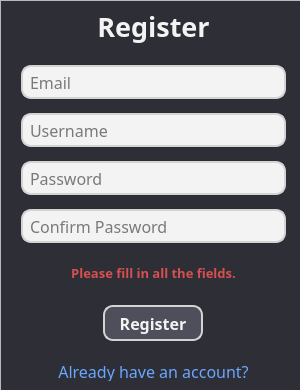
           <widget class="QFrame" name="registerFrame">
            <property name="enabled">
             <bool>true</bool>
            </property>
            <property name="minimumSize">
             <size>
              <width>300</width>
              <height>390</height>
             </size>
            </property>
            <property name="maximumSize">
             <size>
              <width>300</width>
              <height>390</height>
             </size>
            </property>
            <property name="styleSheet">
             <string notr="true">#registerFrame {
    background-color: #2d2e36;
    border: none;
}</string>
            </property>
            <property name="frameShape">
             <enum>QFrame::Shape::StyledPanel</enum>
            </property>
            <property name="frameShadow">
             <enum>QFrame::Shadow::Raised</enum>
            </property>
            <layout class="QGridLayout" name="gridLayout_8">
             <property name="leftMargin">
              <number>0</number>
             </property>
             <property name="topMargin">
              <number>0</number>
             </property>
             <property name="rightMargin">
              <number>0</number>
             </property>
             <property name="bottomMargin">
              <number>0</number>
             </property>
             <property name="spacing">
              <number>0</number>
             </property>
             <item row="0" column="0">
              <widget class="QFrame" name="registerVerticalFrame">
               <property name="minimumSize">
                <size>
                 <width>300</width>
                 <height>390</height>
                </size>
               </property>
               <property name="maximumSize">
                <size>
                 <width>300</width>
                 <height>390</height>
                </size>
               </property>
               <property name="styleSheet">
                <string notr="true">#registerVerticalFrame {
	background-color: #2d2e36;
	border: none;
}</string>
               </property>
               <layout class="QVBoxLayout" name="verticalLayout_32">
                <property name="spacing">
                 <number>5</number>
                </property>
                <property name="leftMargin">
                 <number>20</number>
                </property>
                <property name="topMargin">
                 <number>0</number>
                </property>
                <property name="rightMargin">
                 <number>15</number>
                </property>
                <property name="bottomMargin">
                 <number>10</number>
                </property>
                <item>
                 <widget class="QLabel" name="registerLabel">
                  <property name="minimumSize">
                   <size>
                    <width>0</width>
                    <height>50</height>
                   </size>
                  </property>
                  <property name="maximumSize">
                   <size>
                    <width>16777215</width>
                    <height>70</height>
                   </size>
                  </property>
                  <property name="font">
                   <font>
                    <family>Cairo</family>
                    <pointsize>-1</pointsize>
                    <bold>true</bold>
                   </font>
                  </property>
                  <property name="styleSheet">
                   <string notr="true">#registerLabel {
	background-color: #2d2e36;
	color: #f3f3f3;
    font-size: 27px;
    font-family: Cairo;
}</string>
                  </property>
                  <property name="text">
                   <string>Register</string>
                  </property>
                  <property name="alignment">
                   <set>Qt::AlignmentFlag::AlignCenter</set>
                  </property>
                  <property name="margin">
                   <number>0</number>
                  </property>
                 </widget>
                </item>
                <item>
                 <widget class="QFrame" name="registerLineEditsVerticalFrame">
                  <property name="minimumSize">
                   <size>
                    <width>265</width>
                    <height>200</height>
                   </size>
                  </property>
                  <property name="maximumSize">
                   <size>
                    <width>265</width>
                    <height>200</height>
                   </size>
                  </property>
                  <property name="styleSheet">
                   <string notr="true">#registerLineEditsVerticalFrame {
	background-color: #2d2e36;
	border: none;
}</string>
                  </property>
                  <layout class="QVBoxLayout" name="verticalLayout_33">
                   <property name="spacing">
                    <number>5</number>
                   </property>
                   <property name="leftMargin">
                    <number>0</number>
                   </property>
                   <property name="topMargin">
                    <number>0</number>
                   </property>
                   <property name="rightMargin">
                    <number>0</number>
                   </property>
                   <property name="bottomMargin">
                    <number>0</number>
                   </property>
                   <item>
                    <widget class="QLineEdit" name="registerEmailLineEdit">
                     <property name="sizePolicy">
                      <sizepolicy hsizetype="Expanding" vsizetype="Expanding">
                       <horstretch>0</horstretch>
                       <verstretch>0</verstretch>
                      </sizepolicy>
                     </property>
                     <property name="minimumSize">
                      <size>
                       <width>265</width>
                       <height>34</height>
                      </size>
                     </property>
                     <property name="maximumSize">
                      <size>
                       <width>16777215</width>
                       <height>34</height>
                      </size>
                     </property>
                     <property name="sizeIncrement">
                      <size>
                       <width>0</width>
                       <height>0</height>
                      </size>
                     </property>
                     <property name="font">
                      <font>
                       <family>Cairo</family>
                       <pointsize>-1</pointsize>
                      </font>
                     </property>
                     <property name="toolTip">
                      <string>&lt;html&gt;&lt;head/&gt;&lt;body&gt;&lt;p&gt;Enter a valid email address (e.g., name@example.com).&lt;/p&gt;&lt;/body&gt;&lt;/html&gt;</string>
                     </property>
                     <property name="styleSheet">
                      <string notr="true">#registerEmailLineEdit {
    background-color: #f3f3f3;
    border: 2px solid lightgray;
    border-radius: 10px; 
    padding: 0px 5px;
    color: black;
    font-size: 16px;
    font-family: Cairo;
}</string>
                     </property>
                     <property name="text">
                      <string/>
                     </property>
                     <property name="placeholderText">
                      <string>Email</string>
                     </property>
                    </widget>
                   </item>
                   <item>
                    <widget class="QLineEdit" name="registerUsernameLineEdit">
                     <property name="sizePolicy">
                      <sizepolicy hsizetype="Expanding" vsizetype="Expanding">
                       <horstretch>0</horstretch>
                       <verstretch>0</verstretch>
                      </sizepolicy>
                     </property>
                     <property name="minimumSize">
                      <size>
                       <width>265</width>
                       <height>34</height>
                      </size>
                     </property>
                     <property name="maximumSize">
                      <size>
                       <width>16777215</width>
                       <height>34</height>
                      </size>
                     </property>
                     <property name="sizeIncrement">
                      <size>
                       <width>0</width>
                       <height>0</height>
                      </size>
                     </property>
                     <property name="font">
                      <font>
                       <family>Cairo</family>
                       <pointsize>-1</pointsize>
                      </font>
                     </property>
                     <property name="toolTip">
                      <string>&lt;html&gt;&lt;head/&gt;&lt;body&gt;&lt;p&gt;Choose a username between 4 and 16 characters.&lt;/p&gt;&lt;/body&gt;&lt;/html&gt;</string>
                     </property>
                     <property name="styleSheet">
                      <string notr="true">#registerUsernameLineEdit {
    background-color: #f3f3f3;
    border: 2px solid lightgray;
    border-radius: 10px; 
    padding: 0px 5px;
    color: black;
    font-size: 16px;
    font-family: Cairo;
}</string>
                     </property>
                     <property name="text">
                      <string/>
                     </property>
                     <property name="placeholderText">
                      <string>Username</string>
                     </property>
                    </widget>
                   </item>
                   <item>
                    <widget class="QLineEdit" name="registerPasswordLineEdit">
                     <property name="sizePolicy">
                      <sizepolicy hsizetype="Expanding" vsizetype="Expanding">
                       <horstretch>0</horstretch>
                       <verstretch>0</verstretch>
                      </sizepolicy>
                     </property>
                     <property name="minimumSize">
                      <size>
                       <width>265</width>
                       <height>34</height>
                      </size>
                     </property>
                     <property name="maximumSize">
                      <size>
                       <width>16777215</width>
                       <height>34</height>
                      </size>
                     </property>
                     <property name="sizeIncrement">
                      <size>
                       <width>0</width>
                       <height>0</height>
                      </size>
                     </property>
                     <property name="font">
                      <font>
                       <family>Cairo</family>
                       <pointsize>-1</pointsize>
                      </font>
                     </property>
                     <property name="toolTip">
                      <string>&lt;html&gt;&lt;head/&gt;&lt;body&gt;&lt;p&gt;Choose a password with at least 6 characters and include at least one uppercase letter and one digit.&lt;/p&gt;&lt;/body&gt;&lt;/html&gt;</string>
                     </property>
                     <property name="toolTipDuration">
                      <number>-1</number>
                     </property>
                     <property name="styleSheet">
                      <string notr="true">#registerPasswordLineEdit {
    background-color: #f3f3f3;
    border: 2px solid lightgray;
    border-radius: 10px; 
    padding: 0px 5px;
    color: black;
    font-size: 16px;
    font-family: Cairo;
}

</string>
                     </property>
                     <property name="text">
                      <string/>
                     </property>
                     <property name="echoMode">
                      <enum>QLineEdit::EchoMode::Password</enum>
                     </property>
                     <property name="placeholderText">
                      <string>Password</string>
                     </property>
                    </widget>
                   </item>
                   <item>
                    <widget class="QLineEdit" name="registerConfirmPasswordLineEdit">
                     <property name="sizePolicy">
                      <sizepolicy hsizetype="Expanding" vsizetype="Expanding">
                       <horstretch>0</horstretch>
                       <verstretch>0</verstretch>
                      </sizepolicy>
                     </property>
                     <property name="minimumSize">
                      <size>
                       <width>265</width>
                       <height>34</height>
                      </size>
                     </property>
                     <property name="maximumSize">
                      <size>
                       <width>16777215</width>
                       <height>34</height>
                      </size>
                     </property>
                     <property name="sizeIncrement">
                      <size>
                       <width>0</width>
                       <height>0</height>
                      </size>
                     </property>
                     <property name="font">
                      <font>
                       <family>Cairo</family>
                       <pointsize>-1</pointsize>
                      </font>
                     </property>
                     <property name="toolTip">
                      <string>&lt;html&gt;&lt;head/&gt;&lt;body&gt;&lt;p&gt;Confirm your password by entering it again.&lt;/p&gt;&lt;/body&gt;&lt;/html&gt;</string>
                     </property>
                     <property name="toolTipDuration">
                      <number>-1</number>
                     </property>
                     <property name="styleSheet">
                      <string notr="true">#registerConfirmPasswordLineEdit {
    background-color: #f3f3f3;
    border: 2px solid lightgray;
    border-radius: 10px; 
    padding: 0px 5px;
    color: black;
    font-size: 16px;
    font-family: Cairo;
}
</string>
                     </property>
                     <property name="text">
                      <string/>
                     </property>
                     <property name="echoMode">
                      <enum>QLineEdit::EchoMode::Password</enum>
                     </property>
                     <property name="placeholderText">
                      <string>Confirm Password</string>
                     </property>
                    </widget>
                   </item>
                  </layout>
                 </widget>
                </item>
                <item>
                 <widget class="QLabel" name="registerErrorMessageLabel">
                  <property name="sizePolicy">
                   <sizepolicy hsizetype="Expanding" vsizetype="Expanding">
                    <horstretch>0</horstretch>
                    <verstretch>0</verstretch>
                   </sizepolicy>
                  </property>
                  <property name="minimumSize">
                   <size>
                    <width>252</width>
                    <height>20</height>
                   </size>
                  </property>
                  <property name="maximumSize">
                   <size>
                    <width>16777215</width>
                    <height>50</height>
                   </size>
                  </property>
                  <property name="font">
                   <font>
                    <family>Cairo</family>
                    <pointsize>-1</pointsize>
                    <bold>true</bold>
                   </font>
                  </property>
                  <property name="styleSheet">
                   <string notr="true">#registerErrorMessageLabel {
	background-color: #2d2e36;
	color: #d84f4f;
    font-size: 13px;
    font-family: Cairo;
}</string>
                  </property>
                  <property name="text">
                   <string>&lt;html&gt;&lt;head/&gt;&lt;body&gt;&lt;p&gt;Please fill in all the fields.&lt;/p&gt;&lt;/body&gt;&lt;/html&gt;</string>
                  </property>
                  <property name="alignment">
                   <set>Qt::AlignmentFlag::AlignCenter</set>
                  </property>
                  <property name="wordWrap">
                   <bool>true</bool>
                  </property>
                  <property name="textInteractionFlags">
                   <set>Qt::TextInteractionFlag::LinksAccessibleByMouse|Qt::TextInteractionFlag::TextSelectableByMouse</set>
                  </property>
                 </widget>
                </item>
                <item>
                 <widget class="QFrame" name="registerButtonFrame">
                  <property name="maximumSize">
                   <size>
                    <width>300</width>
                    <height>70</height>
                   </size>
                  </property>
                  <property name="styleSheet">
                   <string notr="true">#registerButtonFrame {
	background-color: #2d2e36;
}</string>
                  </property>
                  <layout class="QHBoxLayout" name="horizontalLayout_39">
                   <property name="spacing">
                    <number>0</number>
                   </property>
                   <property name="leftMargin">
                    <number>0</number>
                   </property>
                   <property name="topMargin">
                    <number>15</number>
                   </property>
                   <property name="rightMargin">
                    <number>0</number>
                   </property>
                   <property name="bottomMargin">
                    <number>15</number>
                   </property>
                   <item>
                    <widget class="QPushButton" name="registerPushButton">
                     <property name="maximumSize">
                      <size>
                       <width>100</width>
                       <height>36</height>
                      </size>
                     </property>
                     <property name="font">
                      <font>
                       <family>Cairo</family>
                       <pointsize>-1</pointsize>
                       <bold>true</bold>
                      </font>
                     </property>
                     <property name="cursor">
                      <cursorShape>PointingHandCursor</cursorShape>
                     </property>
                     <property name="toolTip">
                      <string>&lt;html&gt;&lt;head/&gt;&lt;body&gt;&lt;p&gt;Register a new account.&lt;/p&gt;&lt;/body&gt;&lt;/html&gt;</string>
                     </property>
                     <property name="styleSheet">
                      <string notr="true">#registerPushButton  {
    background-color: #4e4f5a;
    border: 2px solid lightgray;
    border-radius: 10px;
    padding: 5px;
    color: #f3f3f3;
    font-size: 16px;
    font-family: Cairo;
}

#registerPushButton:hover {
    background-color: #464751; 
	border-color: #d7d7d7;
}

#registerPushButton:pressed {
    background-color: #383840; 
	border-color:#d7d7d7;
}</string>
                     </property>
                     <property name="text">
                      <string>Register</string>
                     </property>
                    </widget>
                   </item>
                  </layout>
                 </widget>
                </item>
                <item>
                 <widget class="QLabel" name="moveToLoginLabel">
                  <property name="sizePolicy">
                   <sizepolicy hsizetype="Expanding" vsizetype="Expanding">
                    <horstretch>0</horstretch>
                    <verstretch>0</verstretch>
                   </sizepolicy>
                  </property>
                  <property name="minimumSize">
                   <size>
                    <width>250</width>
                    <height>20</height>
                   </size>
                  </property>
                  <property name="maximumSize">
                   <size>
                    <width>16777215</width>
                    <height>20</height>
                   </size>
                  </property>
                  <property name="font">
                   <font>
                    <family>Cairo</family>
                    <pointsize>-1</pointsize>
                    <bold>false</bold>
                   </font>
                  </property>
                  <property name="cursor">
                   <cursorShape>PointingHandCursor</cursorShape>
                  </property>
                  <property name="toolTip">
                   <string>&lt;html&gt;&lt;head/&gt;&lt;body&gt;&lt;p&gt;Log into your account.&lt;/p&gt;&lt;/body&gt;&lt;/html&gt;</string>
                  </property>
                  <property name="styleSheet">
                   <string notr="true">#moveToLoginLabel {
	background-color: #2d2e36;
	color: #6ba6fd;
    font-size: 16px;
    font-family: Cairo;
}

#moveToLoginLabel:hover {
	color: #6095e3;
}
</string>
                  </property>
                  <property name="text">
                   <string>Already have an account?</string>
                  </property>
                  <property name="alignment">
                   <set>Qt::AlignmentFlag::AlignCenter</set>
                  </property>
                 </widget>
                </item>
               </layout>
              </widget>
             </item>
            </layout>
           </widget>
